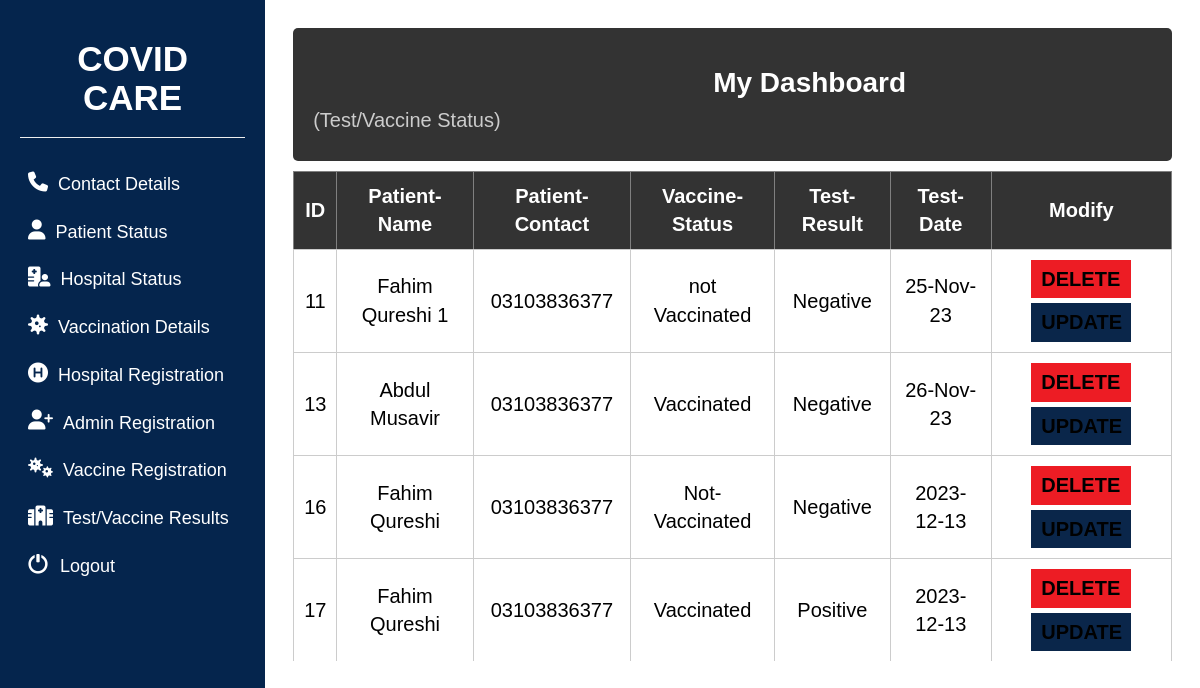
Screenshot of /resultstatus1.php with the database file from the repository.
### tables this page shows
CREATE TABLE `tbl_status` (
  `Id` int(11) NOT NULL,
  `PatientName` varchar(50) NOT NULL,
  `PatientContact` varchar(12) NOT NULL,
  `VaccineStatus` varchar(50) NOT NULL,
  `TestResult` varchar(50) NOT NULL,
  `TestDate` varchar(15) NOT NULL
);

### resultstatus1.php (the view, shortened to what this page needs)
<?php
include("connection.php");
$aname = $_SESSION['adminname'];
?>
<!DOCTYPE html>
<html lang="en">
<head>
    <link rel="stylesheet" href="https://cdnjs.cloudflare.com/ajax/libs/font-awesome/6.4.2/css/all.min.css" />
    <link rel="stylesheet" href="style2.css">
    <link rel="stylesheet" href="https://maxcdn.bootstrapcdn.com/bootstrap/3.4.0/css/bootstrap.min.css">
</head>
<body>
 <?php
    require_once('sidebar.php');
    ?>
        <ul class="main">
                <li>
                    <a href="./adminpanel.php"  >
        <div class="main-content">
            <div class="header">
                <div class="title">
                    <h2>My Dashboard</h2>
                       <h3><?php echo $aname?> (Test/Vaccine Status)</h3>
                </div>
            </div>
            <div class="table-container">
            <table border="1">
    <thead>
        <tr>
            <th>ID</th>
            <th>Patient-Name</th>
            <th>Patient-Contact</th>
            <th>Vaccine-Status</th>
            <th>Test-Result</th>
            <th>Test-Date</th>
            <th>Modify</th>
        </tr>
    </thead>
    <tbody>
</div>
<?php
$query = "SELECT * FROM tbl_status";
$result = mysqli_query($con,$query);
foreach($result as $vtid){
echo"<tr>";
echo "<td>$vtid[Id]</td>";
echo "<td>$vtid[PatientName]</td>";
echo "<td>$vtid[PatientContact]</td>";
echo "<td>$vtid[VaccineStatus]</td>";
echo "<td>$vtid[TestResult]</td>";
echo "<td>$vtid[TestDate]</td>";
echo "<td>
                <button class='delete-button'><a href='deleteresult1.php?id=$vtid[Id]'>Delete</a></button>
                <button class='update-button'><a href='updateresult1.php?id=$vtid[Id]'>Update</a></button>
                </td>";
}
?>

### style2.css (style rules this page uses)
* { margin: 0; padding: 0; box-sizing: border-box; }
body { display:flex; }
.main { max-height: 1200px; position: relative; padding: 0; }
.main li { padding: 8px; border-radius: 3px; transition: all 0.5s ease-in-out; font-family:'Franklin Gothic Medium', 'Arial Narrow', Arial, sans-serif; list-style-type:none; }
.main li a { color:black; font-size: 20px; text-decoration: none; display: flex; align-items: center; gap: 10px; letter-spacing: 0px; }
.main-content { padding: 20px; width: 100%; }
.header { display: flex; justify-content: space-between; align-items: center; width:100%; background-color:#333; border-radius:5px; padding: 20px; height:20%; }
.title { margin: 0; }
.title h2 { font-size: 28px; color: #fff; font-weight: 700; }
.title h3 { font-size: 20px; margin-top:1px; color: #ccc; }
.table-container { max-height: 500px; max-width: 1120px; overflow-x: auto; overflow-y: auto; }
.table-container table { border-collapse: collapse; width: 100%; margin-top:10px; overflow-y: auto; overflow-x: auto; }
.table-container th { background-color: #333; color: #fff; padding: 10px; text-align:center; }
.table-container td { border: 1px solid #ccc; padding: 10px; text-align:center; }
.delete-button { background-color:#ed1c24; color: #fff; border: none; padding: 5px 10px; cursor: pointer; width: 100px; font-weight: bold; text-transform: uppercase; }
.update-button { background-color:#0a264a; color: #FFFFFF; border: none; padding: 5px 10px; cursor: pointer; text-transform: uppercase; font-weight: bold; width: 100px; margin-top: 5px; }
button a { text-decoration: none; color: #fff; }

### resultstatus1.php (style rules this page uses)
h2 { margin-left: 400px; }

### rows the page displays
tbl_status: Id "11", PatientName "Fahim Qureshi 1", PatientContact "03103836377", VaccineStatus "not Vaccinated", TestResult "Negative", TestDate "25-Nov-23"
tbl_status: Id "13", PatientName "Abdul Musavir", PatientContact "03103836377", VaccineStatus "Vaccinated", TestResult "Negative", TestDate "26-Nov-23"
tbl_status: Id "16", PatientName "Fahim Qureshi", PatientContact "03103836377", VaccineStatus "Not-Vaccinated", TestResult "Negative", TestDate "2023-12-13"
tbl_status: Id "17", PatientName "Fahim Qureshi", PatientContact "03103836377", VaccineStatus "Vaccinated", TestResult "Positive", TestDate "2023-12-13"
